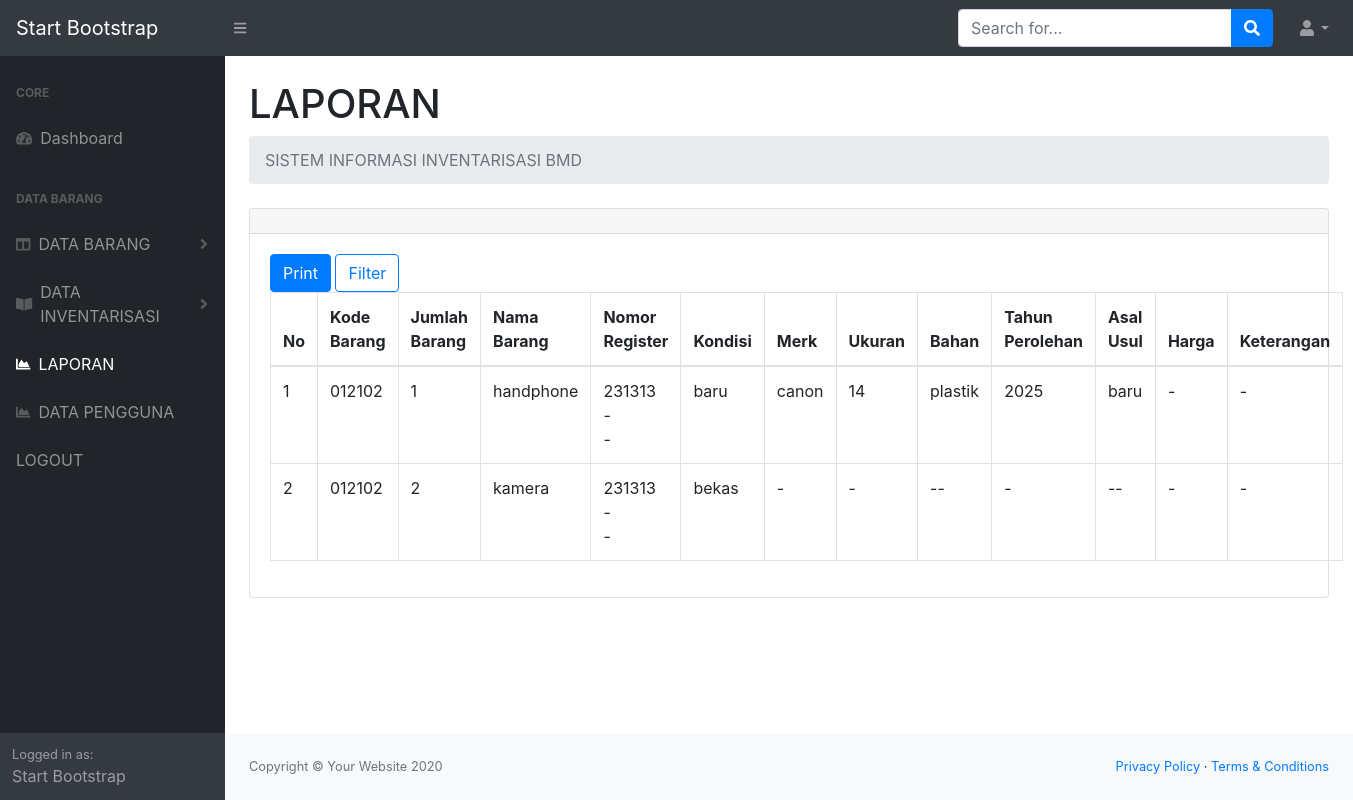
Screenshot of /laporan.php (signed in) with the database file from the repository.
### tables this page shows
CREATE TABLE `barang` (
  `idbarang` int(11) NOT NULL,
  `kodebarang` varchar(50) NOT NULL,
  `namainvenbarang` varchar(50) NOT NULL,
  `nomorregister` varchar(50) NOT NULL,
  `kondisibarang` varchar(25) NOT NULL,
  `merkbarang` varchar(50) NOT NULL,
  `ukuranbarang` varchar(25) NOT NULL,
  `bahanbarang` varchar(25) NOT NULL,
  `tahunperolehanbarang` varchar(25) NOT NULL,
  `asalusulbarang` varchar(25) NOT NULL,
  `hargabarang` varchar(25) NOT NULL,
  `keteranganbarang` varchar(25) NOT NULL
);

### laporan.php (the view, shortened to what this page needs)
<?php
require 'function.php';
?>
<!DOCTYPE html>
<html lang="en">
<head>
    <link href="css/styles.css" rel="stylesheet" />
    <link href="https://cdn.datatables.net/1.10.20/css/dataTables.bootstrap4.min.css" rel="stylesheet" />
</head>
<body class="sb-nav-fixed">
    <nav class="sb-topnav navbar navbar-expand navbar-dark bg-dark">
        <a class="navbar-brand" href="index.html">Start Bootstrap</a>
        <button class="btn btn-link btn-sm order-1 order-lg-0" id="sidebarToggle" href="#"><i class="fas fa-bars"></i></button>
        <form class="d-none d-md-inline-block form-inline ml-auto mr-0 mr-md-3 my-2 my-md-0">
            <div class="input-group">
                <input class="form-control" type="text" placeholder="Search for..." aria-label="Search" aria-describedby="basic-addon2" />
                <div class="input-group-append">
                    <button class="btn btn-primary" type="button"><i class="fas fa-search"></i></button>
                </div>
            </div>
        </form>
        <ul class="navbar-nav ml-auto ml-md-0">
            <li class="nav-item dropdown">
                <a class="nav-link dropdown-toggle" id="userDropdown" href="#" role="button" data-toggle="dropdown" aria-haspopup="true" aria-expanded="false"><i class="fas fa-user fa-fw"></i></a>
            </li>
        </ul>
    </nav>
    <div id="layoutSidenav">
        <div id="layoutSidenav_nav">
            <nav class="sb-sidenav accordion sb-sidenav-dark" id="sidenavAccordion">
                <div class="sb-sidenav-menu">
                    <?php include 'navbar.php'; ?>
                </div>
                <div class="sb-sidenav-footer">
                    <div class="small">Logged in as:</div>
                    Start Bootstrap
                </div>
            </nav>
        </div>
        <div id="layoutSidenav_content">
            <main>
                <div class="container-fluid">
                    <h1 class="mt-4">LAPORAN</h1>
                    <ol class="breadcrumb mb-4">
                        <li class="breadcrumb-item active">SISTEM INFORMASI INVENTARISASI BMD</li>
                    </ol>
                    <div class="card mb-4">
                        <div class="card-header">
                        </div>
                        <div class="card-body">
                            <a href="javascript:window.print()" class="btn btn-primary"><i class="ri-printer-line"></i> Print</a>
                            <button type="button" class="btn btn-outline-primary" data-toggle="modal" data-target="#filter">
                                Filter
                            </button>
                            <table class="table table-bordered" width="100%" cellspacing="0">
                                <thead>
                                    <tr>
                                        <th>No</th>
                                        <th>Kode Barang</th>
                                        <th>Jumlah Barang</th>
                                        <th>Nama Barang</th>
                                        <th>Nomor Register</th>
                                        <th>Kondisi</th>
                                        <th>Merk</th>
                                        <th>Ukuran</th>
                                        <th>Bahan</th>
                                        <th>Tahun Perolehan</th>
                                        <th>Asal Usul</th>
                                        <th>Harga</th>
                                        <th>Keterangan</th>
                                    </tr>
                                </thead>
                                <tbody>
                                    <?php
                                    if (isset($_POST['filterlaporan'])) {
                                        $namainvenbarang = isset($_POST['namainvenbarang']) ? mysqli_real_escape_string($conn, $_POST['namainvenbarang']) : '';
                                        $kodebarang = isset($_POST['kodebarang']) ? mysqli_real_escape_string($conn, $_POST['kodebarang']) : '';
                                        $query = "SELECT *, COUNT(*) AS jumlah_barang FROM barang";
                                        $whereClause = [];
                                        if (!empty($namainvenbarang)) {
                                            $whereClause[] = "namainvenbarang = '$namainvenbarang'";
                                        }
                                        if (!empty($kodebarang)) {
                                            $whereClause[] = "kodebarang = '$kodebarang'";
                                        }
                                        if (!empty($whereClause)) {
                                            $query .= " WHERE " . implode(" AND ", $whereClause);
                                        }
                                        $query .= " GROUP BY kodebarang, namainvenbarang";
                                    } else {
                                        $query = "SELECT *, COUNT(*) AS jumlah_barang FROM barang GROUP BY kodebarang, namainvenbarang";
                                    }
                                    $ambilsemuadatabarang = mysqli_query($conn, $query);
                                    $i = 1;
                                    while ($data = mysqli_fetch_array($ambilsemuadatabarang)) {
                                        $kodebarang = $data['kodebarang'];
                                        $namainvenbarang = $data['namainvenbarang'];
                                        $kondisibarang = $data['kondisibarang'];
                                        $merkbarang = $data['merkbarang'];
                                        $ukuranbarang = $data['ukuranbarang'];
                                        $bahanbarang = $data['bahanbarang'];
                                        $tahunperolehanbarang = $data['tahunperolehanbarang'];
                                        $asalusulbarang = $data['asalusulbarang'];
                                        $hargabarang = $data['hargabarang'];
                                        $keteranganbarang = $data['keteranganbarang'];
                                        $jumlah_barang = $data['jumlah_barang'];
                                        $queryNomorReg = mysqli_query($conn, "SELECT nomorregister FROM barang WHERE kodebarang = '$kodebarang'");
                                        $nomorregister_list = [];
                                        while ($fetchNomorReg = mysqli_fetch_array($queryNomorReg)) {
                                            $nomorregister_list[] = $fetchNomorReg['nomorregister'];
                                        }
                                        $nomorregister_str = implode("<br> ", $nomorregister_list);
                                    ?>
                                        <tr>
                                            <td><?= $i++; ?></td>
                                            <td><?= $kodebarang; ?></td>
                                            <td><?= $jumlah_barang; ?></td>
                                            <td><?= $namainvenbarang; ?></td>
                                            <td><?= $nomorregister_str; ?></td>
                                            <td><?= $kondisibarang; ?></td>
                                            <td><?= $merkbarang; ?></td>
                                            <td><?= $ukuranbarang; ?></td>
                                            <td><?= $bahanbarang; ?></td>
                                            <td><?= $tahunperolehanbarang; ?></td>
                                            <td><?= $asalusulbarang; ?></td>
                                            <td><?= $hargabarang; ?></td>
                                            <td><?= $keteranganbarang; ?></td>
                                        </tr>
                                    <?php
                                    }
                                    ?>
                                </tbody>
                            </table>
                        </div>
                    </div>
                </div>
            </main>
            <footer class="py-4 bg-light mt-auto">
                <div class="container-fluid">
                    <div class="d-flex align-items-center justify-content-between small">
                        <div class="text-muted">Copyright &copy; Your Website 2020</div>
                        <div>
                            <a href="#">Privacy Policy</a>
                            &middot;
                            <a href="#">Terms &amp; Conditions</a>
                        </div>
                    </div>
                </div>
            </footer>
        </div>
    </div>
</body>
</html>

### rows the page displays
barang: kodebarang "012102", jumlah_barang "1", namainvenbarang "handphone", nomorregister_list "231313 - -", kondisibarang "baru", merkbarang "canon", ukuranbarang "14", bahanbarang "plastik", tahunperolehanbarang "2025", asalusulbarang "baru", hargabarang "-", keteranganbarang "-"
barang: kodebarang "012102", jumlah_barang "2", namainvenbarang "kamera", nomorregister_list "231313 - -", kondisibarang "bekas", merkbarang "-", ukuranbarang "-", bahanbarang "--", tahunperolehanbarang "-", asalusulbarang "--", hargabarang "-", keteranganbarang "-"
